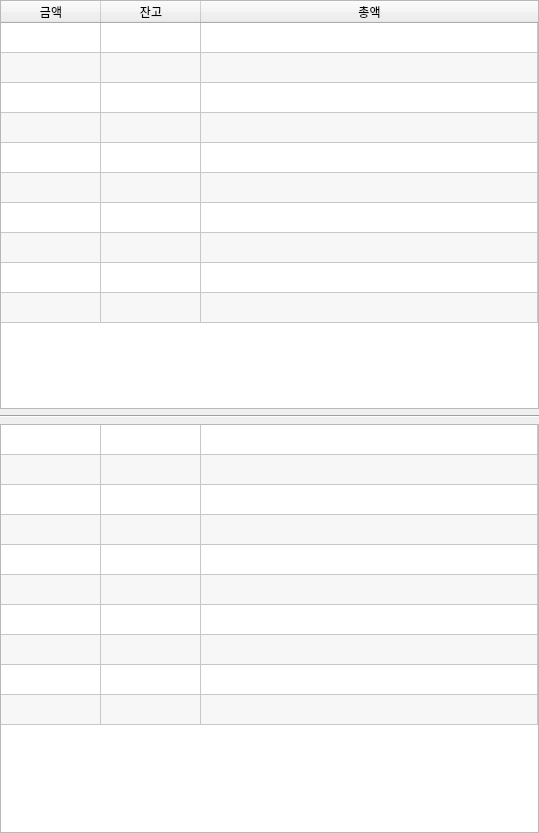
<?xml version="1.0" encoding="UTF-8"?>
<ui version="4.0">
 <class>Form</class>
 <widget class="QWidget" name="Form">
  <property name="geometry">
   <rect>
    <x>0</x>
    <y>0</y>
    <width>539</width>
    <height>833</height>
   </rect>
  </property>
  <property name="windowTitle">
   <string>Form</string>
  </property>
  <layout class="QVBoxLayout" name="verticalLayout">
   <property name="leftMargin">
    <number>0</number>
   </property>
   <property name="topMargin">
    <number>0</number>
   </property>
   <property name="rightMargin">
    <number>0</number>
   </property>
   <property name="bottomMargin">
    <number>0</number>
   </property>
   <item>
    <widget class="QTableWidget" name="asktable">
     <property name="sizePolicy">
      <sizepolicy hsizetype="Expanding" vsizetype="Minimum">
       <horstretch>0</horstretch>
       <verstretch>0</verstretch>
      </sizepolicy>
     </property>
     <property name="maximumSize">
      <size>
       <width>16777215</width>
       <height>423</height>
      </size>
     </property>
     <property name="verticalScrollBarPolicy">
      <enum>Qt::ScrollBarAlwaysOff</enum>
     </property>
     <property name="sizeAdjustPolicy">
      <enum>QAbstractScrollArea::AdjustToContents</enum>
     </property>
     <property name="alternatingRowColors">
      <bool>true</bool>
     </property>
     <property name="rowCount">
      <number>10</number>
     </property>
     <property name="columnCount">
      <number>3</number>
     </property>
     <attribute name="horizontalHeaderStretchLastSection">
      <bool>true</bool>
     </attribute>
     <attribute name="verticalHeaderVisible">
      <bool>false</bool>
     </attribute>
     <row/>
     <row/>
     <row/>
     <row/>
     <row/>
     <row/>
     <row/>
     <row/>
     <row/>
     <row/>
     <column>
      <property name="text">
       <string>금액</string>
      </property>
     </column>
     <column>
      <property name="text">
       <string>잔고</string>
      </property>
     </column>
     <column>
      <property name="text">
       <string>총액</string>
      </property>
     </column>
    </widget>
   </item>
   <item>
    <widget class="Line" name="line">
     <property name="orientation">
      <enum>Qt::Horizontal</enum>
     </property>
    </widget>
   </item>
   <item>
    <widget class="QTableWidget" name="bidtable">
     <property name="sizePolicy">
      <sizepolicy hsizetype="Expanding" vsizetype="Minimum">
       <horstretch>0</horstretch>
       <verstretch>0</verstretch>
      </sizepolicy>
     </property>
     <property name="verticalScrollBarPolicy">
      <enum>Qt::ScrollBarAlwaysOff</enum>
     </property>
     <property name="sizeAdjustPolicy">
      <enum>QAbstractScrollArea::AdjustToContents</enum>
     </property>
     <property name="editTriggers">
      <set>QAbstractItemView::NoEditTriggers</set>
     </property>
     <property name="tabKeyNavigation">
      <bool>false</bool>
     </property>
     <property name="showDropIndicator" stdset="0">
      <bool>false</bool>
     </property>
     <property name="dragDropOverwriteMode">
      <bool>false</bool>
     </property>
     <property name="alternatingRowColors">
      <bool>true</bool>
     </property>
     <property name="rowCount">
      <number>10</number>
     </property>
     <property name="columnCount">
      <number>3</number>
     </property>
     <attribute name="horizontalHeaderVisible">
      <bool>false</bool>
     </attribute>
     <attribute name="horizontalHeaderStretchLastSection">
      <bool>true</bool>
     </attribute>
     <attribute name="verticalHeaderVisible">
      <bool>false</bool>
     </attribute>
     <row/>
     <row/>
     <row/>
     <row/>
     <row/>
     <row/>
     <row/>
     <row/>
     <row/>
     <row/>
     <column/>
     <column/>
     <column/>
    </widget>
   </item>
  </layout>
 </widget>
 <resources/>
 <connections/>
</ui>
